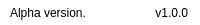
              <widget class="QFrame" name="frame_grip">
               <property name="minimumSize">
                <size>
                 <width>0</width>
                 <height>25</height>
                </size>
               </property>
               <property name="maximumSize">
                <size>
                 <width>16777215</width>
                 <height>25</height>
                </size>
               </property>
               <property name="styleSheet">
                <string notr="true">background: transparent; </string>
               </property>
               <property name="frameShape">
                <enum>QFrame::NoFrame</enum>
               </property>
               <property name="frameShadow">
                <enum>QFrame::Raised</enum>
               </property>
               <layout class="QHBoxLayout" name="horizontalLayout_6">
                <property name="spacing">
                 <number>0</number>
                </property>
                <property name="leftMargin">
                 <number>0</number>
                </property>
                <property name="topMargin">
                 <number>0</number>
                </property>
                <property name="rightMargin">
                 <number>2</number>
                </property>
                <property name="bottomMargin">
                 <number>0</number>
                </property>
                <item>
                 <widget class="QFrame" name="frame_label_bottom">
                  <property name="frameShape">
                   <enum>QFrame::NoFrame</enum>
                  </property>
                  <property name="frameShadow">
                   <enum>QFrame::Raised</enum>
                  </property>
                  <layout class="QHBoxLayout" name="horizontalLayout_7">
                   <property name="spacing">
                    <number>0</number>
                   </property>
                   <property name="leftMargin">
                    <number>10</number>
                   </property>
                   <property name="topMargin">
                    <number>0</number>
                   </property>
                   <property name="rightMargin">
                    <number>10</number>
                   </property>
                   <property name="bottomMargin">
                    <number>0</number>
                   </property>
                   <item>
                    <widget class="QLabel" name="label_credits">
                     <property name="font">
                      <font>
                       <family>Segoe UI</family>
                      </font>
                     </property>
                     <property name="styleSheet">
                      <string notr="true">/* color: rgb(203, 203, 203); */</string>
                     </property>
                     <property name="text">
                      <string>Alpha version. </string>
                     </property>
                    </widget>
                   </item>
                   <item>
                    <widget class="QLabel" name="label_version">
                     <property name="maximumSize">
                      <size>
                       <width>550</width>
                       <height>16777215</height>
                      </size>
                     </property>
                     <property name="font">
                      <font>
                       <family>Segoe UI</family>
                      </font>
                     </property>
                     <property name="styleSheet">
                      <string notr="true">/* color: rgb(203, 203, 203); */</string>
                     </property>
                     <property name="text">
                      <string>v1.0.0</string>
                     </property>
                     <property name="alignment">
                      <set>Qt::AlignRight|Qt::AlignTrailing|Qt::AlignVCenter</set>
                     </property>
                    </widget>
                   </item>
                  </layout>
                 </widget>
                </item>
               </layout>
              </widget>
